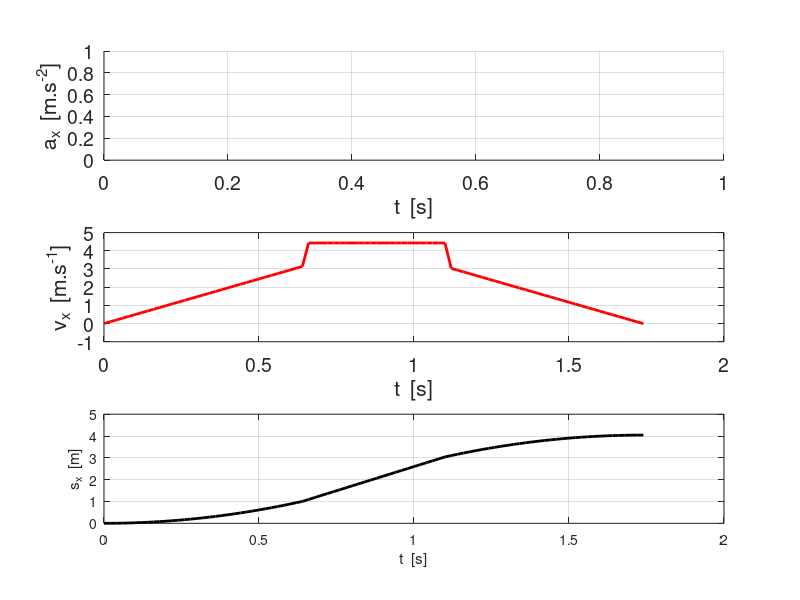
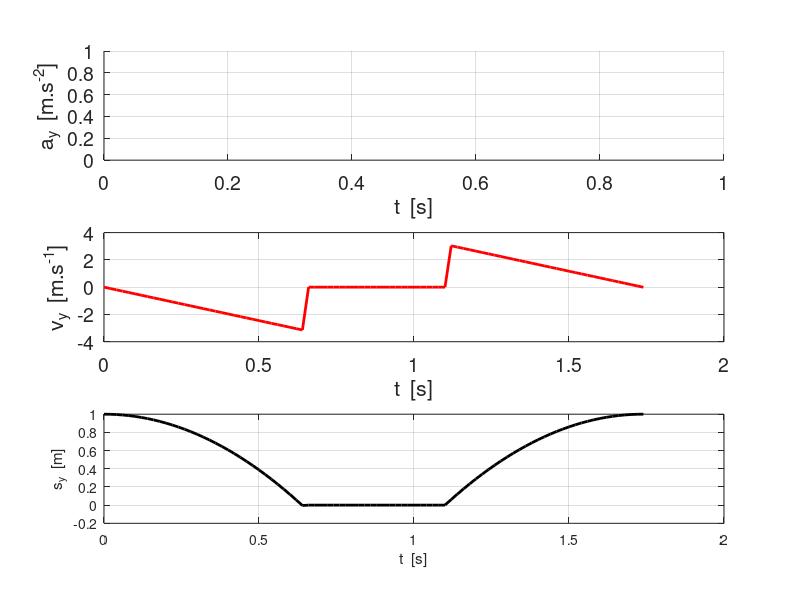

These charts were generated, in order, by the following MATLAB code:
% sp10A.m

clear all
close all
clc

g = 9.81;
d = 1;
dt = 0.02;
a = g*sind(45);
ax = a*cosd(45);
ay = -a*sind(45);

tMax = 2.0;

N = 600;

sx = zeros(N,1);
sy = zeros(N,1);
vx = zeros(N,1);
vy = zeros(N,1);
t = zeros(N,1);
sy(1) = d;
flagA = 0;
c = 1;

while flagA < d
  
  t(c+1) = t(c) + dt;
  
  vx(c+1) = vx(1) + ax*t(c+1);
  sx(c+1) = sx(1) + vx(1)*t(c+1) + 0.5*ax*t(c+1)^2;
  
  vy(c+1) = vy(1) + ay*t(c+1);
  sy(c+1) = sy(1) + vy(1)*t(c+1) + 0.5*ay*t(c+1)^2;
  
  flagA = sx(c);
  c = c+1;
end
 G = 6;
c = c-1; 
flagA = 0;
vxx = sqrt(2*g*d);
vyy = 0;
sxx = d;
syy = 0;

  
while flagA < 3*d
  t(c+1) = t(c)+dt;  
  vx(c+1) = vxx;
  vy(c+1) = vyy;
  sx(c+1) = sx(c) + vxx*dt;
  sy(c+1) = syy;
  c = c + 1;
  flagA = sx(c);
end

vxx = sqrt(2*g*d)*cosd(45);
vyy = sqrt(2*g*d)*sind(45);
sxx = sx(c);
syy = 0;
txy = t(c-1);
ax = -a*cosd(45);
ay = -a*sind(45);

while flagA > 0
  t(c+1) = t(c) + dt;  
  vx(c+1) = vxx + ax*(t(c)-txy);
  sx(c+1) = sxx + vxx*(t(c)-txy) + 0.5*ax*(t(c)-txy)^2;
  disp(sx(c+1))  
  vy(c+1) = vyy + ay*(t(c)-txy);
  sy(c+1) = syy + vyy*(t(c)-txy) + 0.5*ay*(t(c)-txy)^2;
  flagA = vx(c+1);
  c = c + 1;
  
end
endC = c-1;

K = find(sx == 0, 2);
K = K(end)-1;
figure(1)
set(gcf,'units','normalized','position',[0.01 0.2 0.23 0.62]);
subplot(3,1,1)
%plot(t(1:K),ax(1:K),'b','linewidth',2);
grid on
xlabel('t  [s]');
ylabel('a_x  [m.s^{-2}]');
set(gca,'fontsize',14);
% set(gca,'xLim',[0 tMax]);
% set(gca,'yTick',-10:5:10);

subplot(3,1,2)
plot(t(1:K),vx(1:K),'r','linewidth',2)
grid on
xlabel('t  [s]');
ylabel('v_x  [m.s^{-1}]');
set(gca,'fontsize',14);
% set(gca,'xLim',[0 tMax]);
% set(gca,'yLim',[0 5]);
% set(gca,'yTick',0:1:4);

subplot(3,1,3);
plot(t(1:K),sx(1:K),'k','linewidth',2);
grid on
xlabel('t  [s]');
ylabel('s_x  [m]');
% set(gca,'fontsize',14);
% set(gca,'xLim',[0 tMax]);
% set(gca,'yTick',0:1:4);


figure(2)
set(gcf,'units','normalized','position',[0.41 0.2 0.23 0.62]);
subplot(3,1,1)
%plot(t(1:K),ay(1:K),'b','linewidth',2);
grid on
xlabel('t  [s]');
ylabel('a_y  [m.s^{-2}]');
set(gca,'fontsize',14);
% set(gca,'xLim',[0 1.5]);
% set(gca,'yTick',-10:5:10);

subplot(3,1,2)
plot(t(1:K),vy(1:K),'r','linewidth',2)
grid on
xlabel('t  [s]');
ylabel('v_y  [m.s^{-1}]');
set(gca,'fontsize',14);
% set(gca,'xLim',[0 1.5]);
%set(gca,'yTick',0:1:4);

subplot(3,1,3);
plot(t(1:K),sy(1:K),'k','linewidth',2);
grid on
xlabel('t  [s]');
ylabel('s_y  [m]');
% set(gca,'fontsize',14);
% set(gca,'xLim',[0 1.5]);
% set(gca,'yTick',0:1:4);
